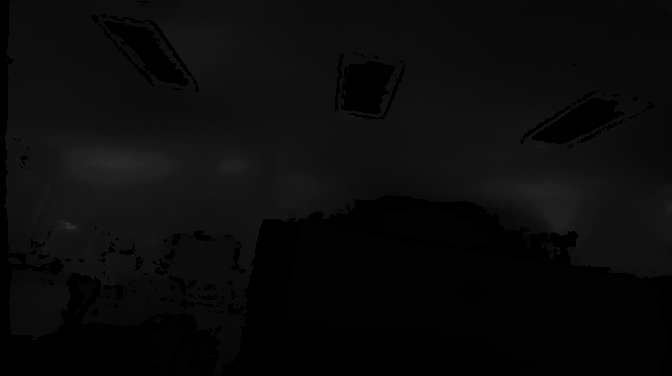
#> input picture test_images/gray_depth.png, 672 x 376 px
$ python operate_images_with_cv2.py
#> lines starting #> are read from the running program, lines starting #| are printed output that depends on the picture
import cv2 as cv
import numpy as np

path = './test_images/gray_depth.png'

image = cv.imread(path)       # 读取图片,格式为BGR, three modes, cv2.IMREAD_COLOR for ignoring the alpha
#> image is the input picture: shape (376, 672, 3); min 0, max 47, mean 10.6
                                # cv2.IMREAD_GRAYSCALE for gray mode, cv2.IMREAD_UNCHANGED for loading alpha

'''
对 8 位无符号图像，按原样显示；
对 16 位无符号或 32 位整数图像，将像素值范围 [0,255 * 256] 映射到 [0,255] 显示；
对 32 位浮点图像，将像素值范围 [0,1] 映射到 [0,255] 显示；
'''
cv.imshow('color_depth', image)
cv.waitKey(0)

print("image_shape: ", image.shape) # h, w, c
#| image_shape:  (376, 672, 3)
print(type(image))                  # numpy.ndarray
#| <class 'numpy.ndarray'>

#image = cv.cvtColor(cv_image, cv.COLOR_BGR2GRAY ) #转灰度
#image = cv.cvtColor(cv_image, cv.COLOR_BGR2RGB )

#downsample
width = int(image.shape[0] / 2)
#> width = 188
height = int(image.shape[1] / 2)
#> height = 336
image = cv.resize(image, (height, width), interpolation=cv.INTER_CUBIC)
#> image: shape (188, 336, 3)

#visualization:
gray_depth_visualization = np.uint8(image * 255.0 / image.max())
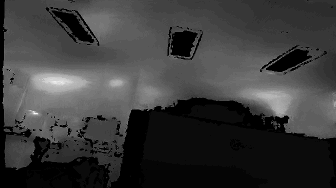
#> gray_depth_visualization: shape (188, 336, 3); min 0, max 255, mean 58.6
# use 255.0 rather 255 to avoid stack overflowing
# or use gray_depth_visualization = np.array(image * 255.0 / image.max(), dtype=’uint8′)


#save the image
cv.imwrite('destination', image)
cv.destroyAllWindows()
